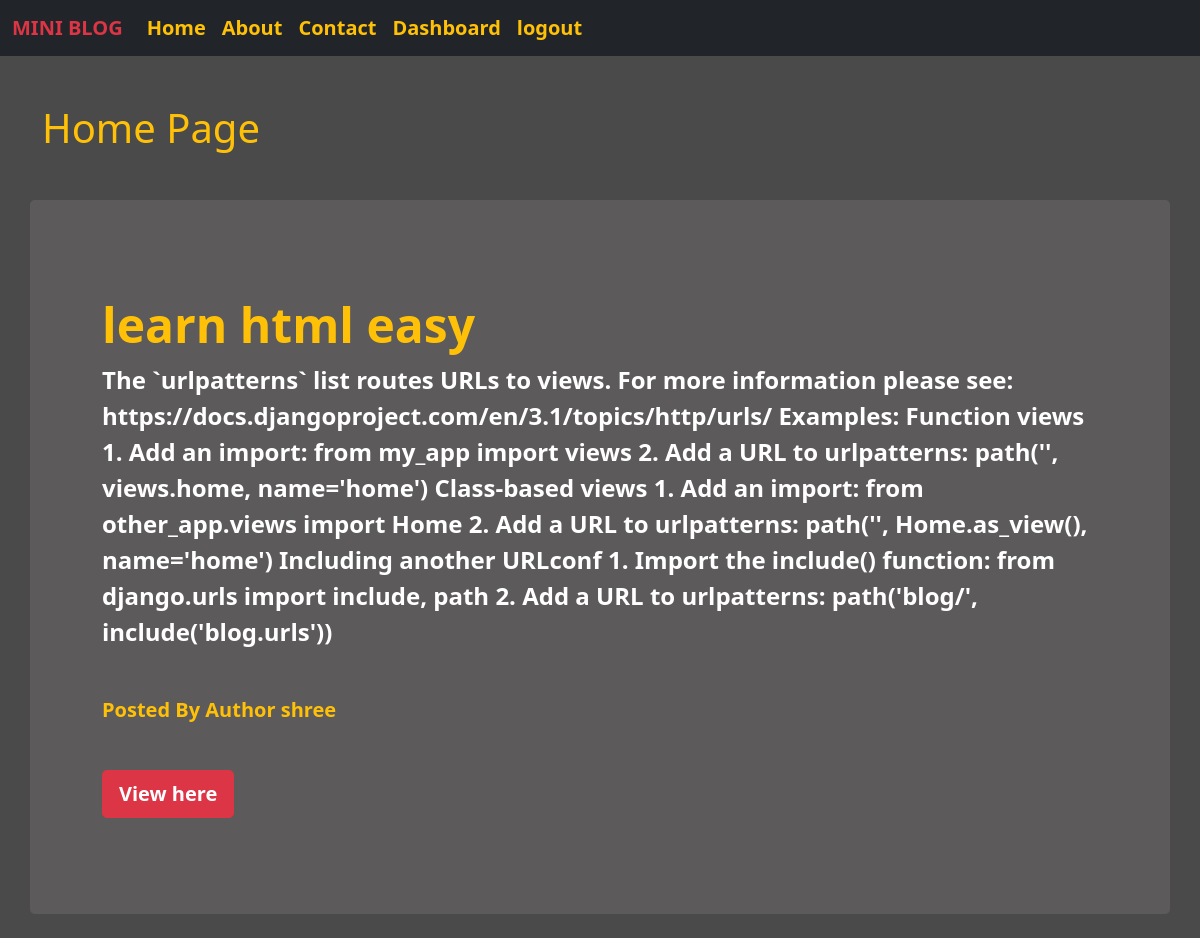
The app's page / (signed in) with its own data.
### blog/models.py (models this page shows, shortened)
class Post(models.Model):
    title = models.CharField(max_length=150)
    desc = models.TextField()
    author = models.CharField(max_length=50)

### blog/views.py (the view)
# urls.py: path('',views.home),
def home(request):
    posts = Post.objects.all()
    return render(request,'home.html',{'posts':posts})

### blog/templates/home.html (shortened to what this page needs)
{% extends 'base.html' %}
{% load static %}
{% block content %}
<div class="col-sm-10">
    <h1 class="text-warning my-5"> Home Page</h1>
</div>
 {% for post in posts %}
<div class="p-5 mb-4 jumbo-color rounded-3">
     <div class="container-fluid py-5">
        <h1 class="display-5 fw-bold text-warning" >{{post.title}}</h1>
        <p class="fs-4  fw-bold text-white">{{post.desc}}
        </p>
         <p class="text-info fw-bold my-5 text-warning h5 "> Posted By Author {{post.author}}</p>
        <button class="btn btn-danger fw-bold btn-lg" type="button">View here</button>
      </div>
    </div>
{% endfor %}
{% endblock content %}

### blog/static/css/style.css (style rules this page uses)
body { background-color: rgb(75,74,74); color: #dc0404!important; }
.jumbo-color { background-color:rgb(93,90,91); }

### records on screen
Post: title "learn html easy", desc "The `urlpatterns` list routes URLs to views. For more information please see: https://docs.djangoproject.com/en/3.1/topics/http/urls/ Examples: Function views 1. Add an import: from my_app import views 2. Add a URL to urlpatterns: path('', views.home, name='home') Class-based views 1. Add an import: from other_app.views import Home 2. Add a URL to urlpatterns: path('', Home.as_view(), name='home') Including another URLconf 1. Import the include() function: from django.urls import include, path 2. Add a URL to urlpatterns: path('blog/', include('blog.urls'))", author "shree"
